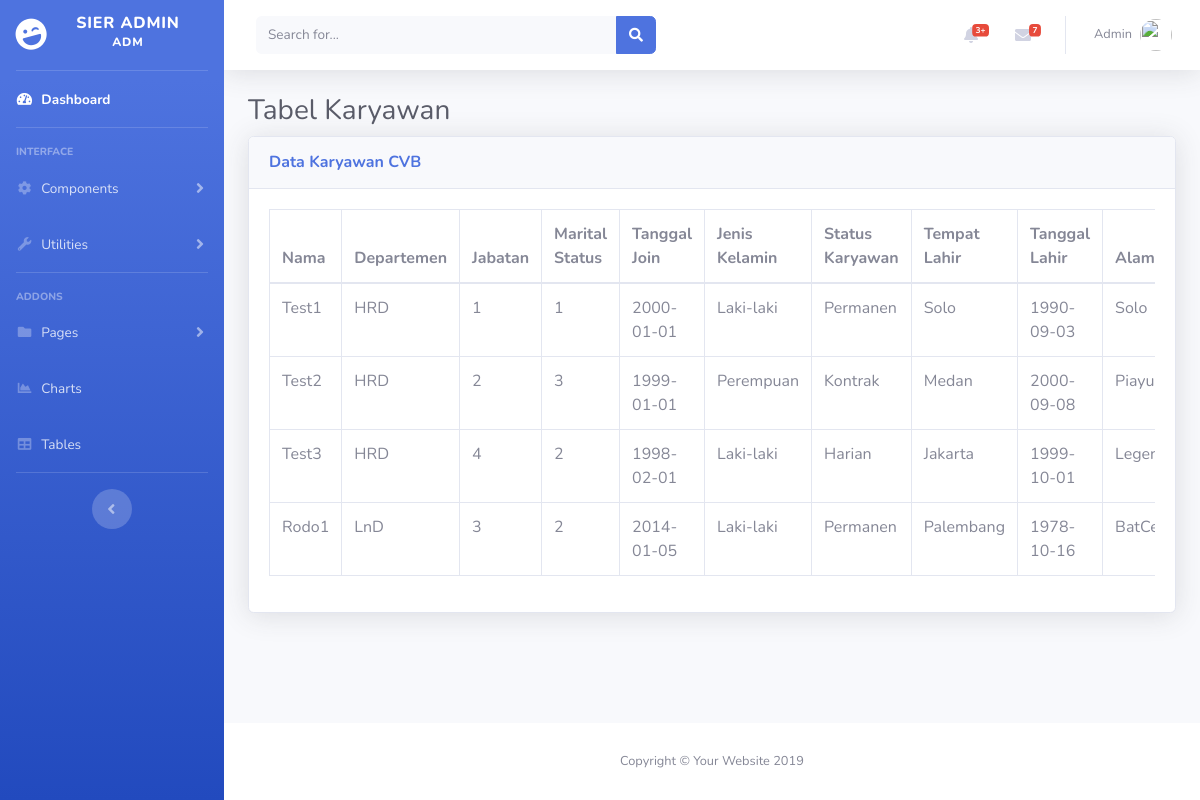
The app's page /admin/karyawan.php (signed in), older data.
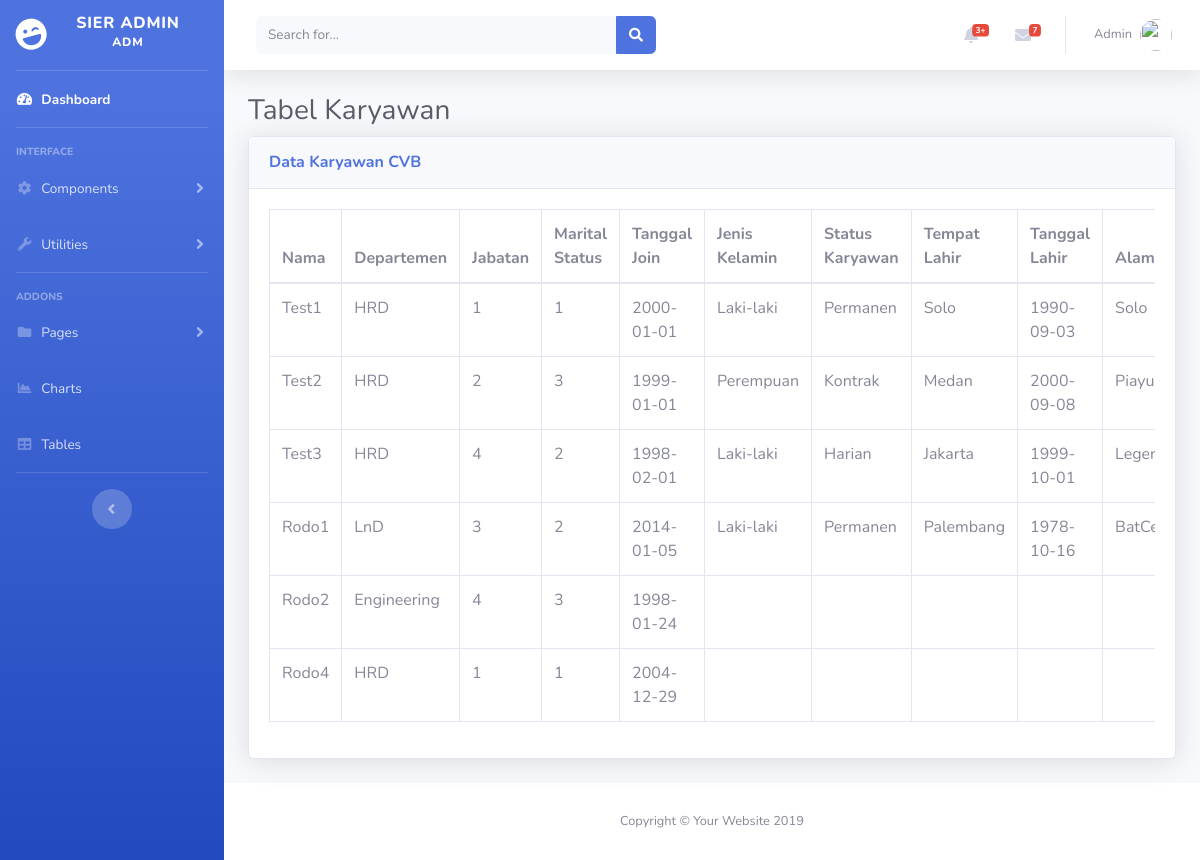
The same page, newer data.
### tables this page shows
CREATE TABLE `karyawan` (
  `id_karyawan` int(11) NOT NULL,
  `id_dept` int(11) DEFAULT NULL,
  `username` varchar(50) DEFAULT NULL,
  `password` varchar(50) DEFAULT NULL,
  `nama` varchar(50) DEFAULT NULL,
  `jabatan` varchar(50) DEFAULT NULL,
  `marital_status` int(11) DEFAULT NULL,
  `tanggal_masuk` date DEFAULT NULL,
  `jenis_kelamin` varchar(20) DEFAULT NULL,
  `status_karyawan` varchar(50) DEFAULT NULL,
  `tempat_lahir` varchar(50) DEFAULT NULL,
  `tanggal_lahir` date DEFAULT NULL,
  `alamat` text,
  `email` varchar(50) DEFAULT NULL,
  `no_telepon` varchar(20) DEFAULT NULL,
  `foto` varchar(200) DEFAULT NULL,
  `hak_akses` enum('admin','pic','manager') DEFAULT NULL
);

CREATE TABLE `departemen` (
  `id_dept` int(11) NOT NULL,
  `nama_dept` varchar(50) NOT NULL,
  `cost_center` varchar(50) NOT NULL
);

### admin/karyawan.php (the view, shortened to what the changed rows need)
<?php
include "../config/conn.php";
$stm = $pdo_conn->prepare("SELECT `id_karyawan`, `username`, `nama`, `jabatan`, `marital_status`, `tanggal_masuk`, `jenis_kelamin`, `status_karyawan`, `tempat_lahir`, `tanggal_lahir`, `alamat`, `email`, `no_telepon`, departemen.nama_dept
                           FROM `karyawan`
                           INNER JOIN departemen ON karyawan.id_dept = departemen.id_dept");
$stm->execute();
$rows = $stm->fetchAll(PDO::FETCH_ASSOC);
?>
<!DOCTYPE html>
<html lang="en">
<head>
  <link href="../assets/vendor/fontawesome-free/css/all.min.css" rel="stylesheet" type="text/css">
  <link href="../assets/css/sb-admin-2.min.css" rel="stylesheet">
</head>
<body id="page-top">
  <div id="wrapper">
    <div id="content-wrapper" class="d-flex flex-column">
      <div id="content">
        <div class="container-fluid">
          <h1 class="h3 mb-2 text-gray-800">Tabel Karyawan</h1>
          <div class="card shadow mb-4">
            <div class="card-body">
              <div class="table-responsive">
                <table class="table table-bordered" id="dataTable" width="100%" cellspacing="0">
                  <thead>
                    <tr>
                      <th>Nama</th>
                      <th>Departemen</th>
                      <th>Jabatan</th>
                      <th>Marital Status</th>
                      <th>Tanggal Join</th>
                      <th>Jenis Kelamin</th>
                      <th>Status Karyawan</th>
                      <th>Tempat Lahir</th>
                      <th>Tanggal Lahir</th>
                      <th>Alamat</th>
                    </tr>
                  </thead>
                  <tbody>
                    <?php
                    foreach ($rows as $row) {
                      echo ('
                      <tr>
                      <td>' . $row["nama"] . '</td>
                      <td>' . $row["nama_dept"] . '</td>
                      <td>' . $row["jabatan"] . '</td>
                      <td>' . $row["marital_status"] . '</td>
                      <td>' . $row["tanggal_masuk"] . '</td>
                      <td>' . $row["jenis_kelamin"] . '</td>
                      <td>' . $row["status_karyawan"] . '</td>
                      <td>' . $row["tempat_lahir"] . '</td>
                      <td>' . $row["tanggal_lahir"] . '</td>
                      <td>' . $row["alamat"] . '</td>
                    </tr>
                      ');
                    }
                    ?>
                  </tbody>
                </table>
              </div>
            </div>
          </div>
        </div>
      </div>
    </div>
  </div>
</body>
</html>

Row changes from the older to the newer data that the page shows:
added karyawan: nama "Rodo2", id_dept.nama_dept "Engineering", jabatan "4", marital_status "3", tanggal_masuk "1998-01-24"
added karyawan: nama "Rodo4", id_dept.nama_dept "HRD", jabatan "1", marital_status "1", tanggal_masuk "2004-12-29"
